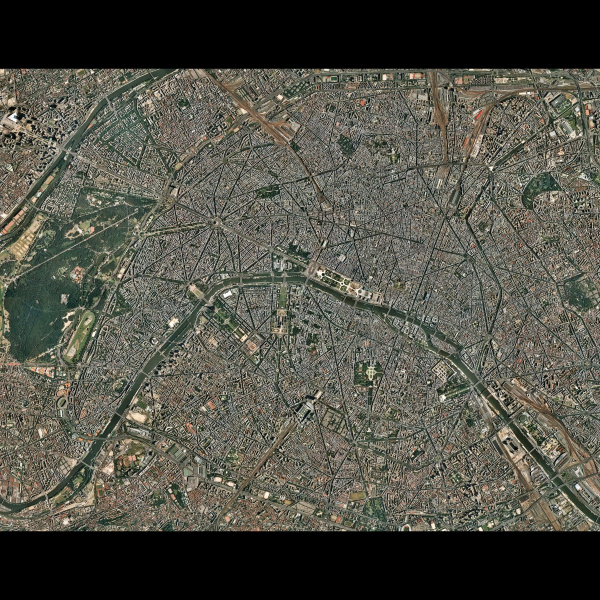
#> input picture TP2 Images Registration Fourier/paris-satellite.jpg, 1200 x 1200 px (shown at 1/2 size)
$ jupyter execute --allow-errors TP_ImageregistrationFourier_origin.ipynb
#> lines starting #> are read from the running program, lines starting #| are printed output that depends on the picture
## Image registration (Fourier based)

**Deadline**: Upload this notebook (rename it as 'TP-ImageregistrationFourier-YOUR-SURNAME.ipynb') to E-Campus before the deadline. Please check on E-Campus for the exact date.

**Goal**: The goal of this notebook is to implement the algorithms seen today for Fourier-based rigid image registration. We will focus only on translation and rotation. Please andwer the questions and complete the code where you see **XXXXXXXXXXXXXX**

Let's first download (or upload if you are using your own computer) the data.

[cell 1]
if 'google.colab' in str(get_ipython()):
  from google_drive_downloader import GoogleDriveDownloader as gdd
  gdd.download_file_from_google_drive(file_id='1slGiE3jssCrFft-2TbcsWHrst95DDShT',
  dest_path='./paris-satellite.jpg')

  from google_drive_downloader import GoogleDriveDownloader as gdd
  gdd.download_file_from_google_drive(file_id='1MVIhPTMq-KjuawlwIVvS063UpAOQYvzo',
  dest_path='./Chess_Board.png')
else:
  print('You are not using Colab. Please define working_dir with the absolute path to the folder where you downloaded the data')

# Please modify working_dir only if you are using your Anaconda (and not Google Colab)
# You should write the absolute path of your working directory with the data
workingDir='./'

and the needed libraries

[cell 2]
import math
import numpy as np
from numpy import linalg as LA
from matplotlib import pyplot as plt
from skimage.io import imread
from skimage.transform import resize, rescale, warp_polar, warp, SimilarityTransform, rotate
from skimage.morphology import square, dilation

Please run the following algorithms using a satellite image of Paris and a figure of a chessboard.

[cell 3]
img = imread(workingDir + 'paris-satellite.jpg')
#> img is the input picture: shape (1200, 1200, 3); mean R, G, B 81.6, 80.9, 71.1
#img = imread(workingDir + 'Chess_Board.png')

#print(img.shape)

fig = plt.figure(figsize=(20, 15))
ax1 = plt.subplot(1, 3, 1)
ax2 = plt.subplot(1, 3, 2)
ax3 = plt.subplot(1, 3, 3)
ax1.imshow(img[:,:,0], cmap='gray')
ax1.invert_yaxis()
ax1.set_title('R')
ax2.imshow(img[:,:,1], cmap='gray')
ax2.invert_yaxis()
ax2.set_title('G')
ax3.imshow(img[:,:,2], cmap='gray')
ax3.invert_yaxis()
ax3.set_title('B')
plt.show()
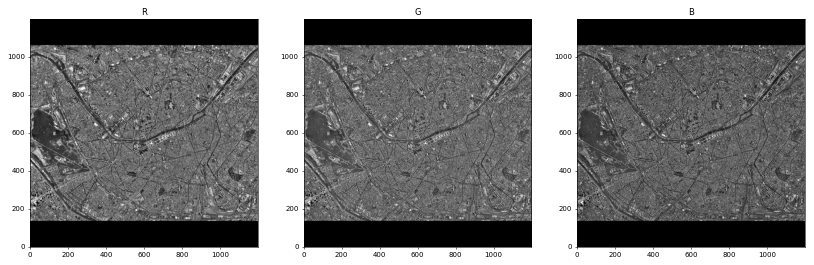
#> figure drawn by matplotlib, 3 panels
